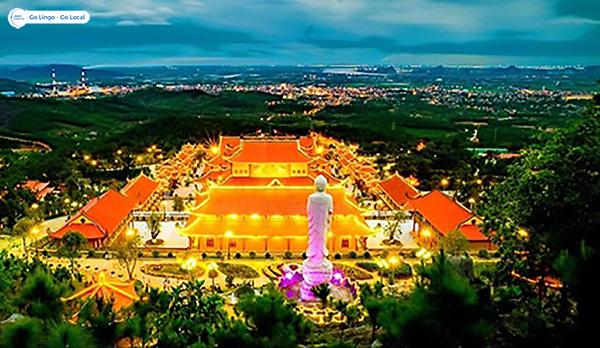
#> input picture w4/exercise/pagoda.jpg, 600 x 348 px
$ jupyter execute bai1.ipynb
#> lines starting #> are read from the running program, lines starting #| are printed output that depends on the picture
[cell 1]
import cv2
import numpy as np
import matplotlib.pyplot as plt


img = cv2.imread('exercise/pagoda.jpg', 0)
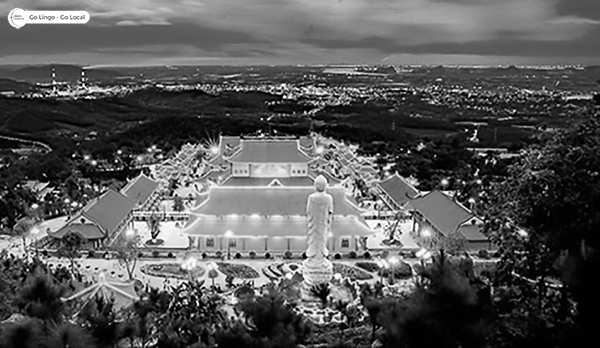
#> img: shape (348, 600); min 0, max 255, mean 87.5

def show_img(title, img):
    plt.figure(figsize=(5,5))
    plt.imshow(img, cmap='gray')
    plt.title(title)
    plt.axis('off')
    plt.show()

def image_inverse(img):
    return 255 - img

def gamma_correction(img, gamma=2.2):
    img_norm = img / 255.0
    img_gamma = np.power(img_norm, gamma)
    return np.uint8(img_gamma * 255)

def log_transformation(img):
    c = 255 / np.log(1 + np.max(img))
    log_img = c * (np.log(img + 1))
    return np.uint8(log_img)

def histogram_equalization(img):
    return cv2.equalizeHist(img)

def contrast_stretching(img):
    a = np.min(img)
    b = np.max(img)
    stretched = (img - a) * (255 / (b - a))
    return np.uint8(stretched)

menu = """
Chọn phương pháp biến đổi ảnh:
I - Image inverse transformation
G - Gamma-Correction
L - Log Transformation
H - Histogram equalization
C - Contrast Stretching
Q - Thoát
"""

while True:
    print(menu)
    key = input("Nhập lựa chọn của bạn: ").upper()
    if key == 'I':
        show_img("Image Inverse", image_inverse(img))
    elif key == 'G':
        gamma = float(input("Nhập giá trị gamma (ví dụ: 2.2): "))
        show_img(f"Gamma Correction (gamma={gamma})", gamma_correction(img, gamma))
    elif key == 'L':
        show_img("Log Transformation", log_transformation(img))
    elif key == 'H':
        show_img("Histogram Equalization", histogram_equalization(img))
    elif key == 'C':
        show_img("Contrast Stretching", contrast_stretching(img))
    elif key == 'Q':
        print("Kết thúc chương trình.")
        break
    else:
        print("Lựa chọn không hợp lệ. Vui lòng thử lại.")


$ run again, with w4/exercise/ha-long-bay-in-vietnam.jpg copied over w4/exercise/pagoda.jpg
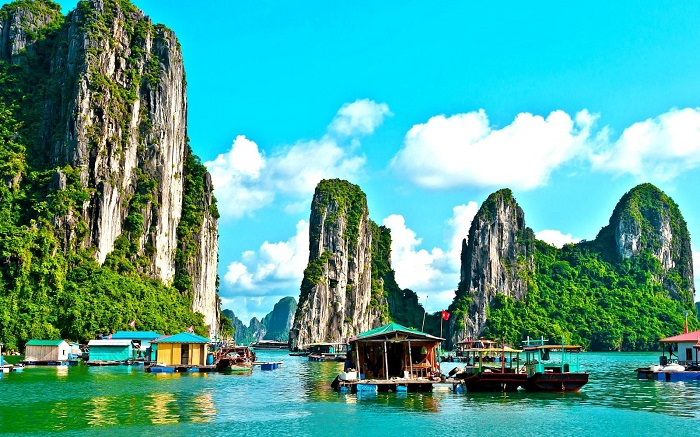
#> input picture w4/exercise/ha-long-bay-in-vietnam.jpg, 700 x 437 px
#> `img = cv2.imread('exercise/pagoda.jpg', 0)`:
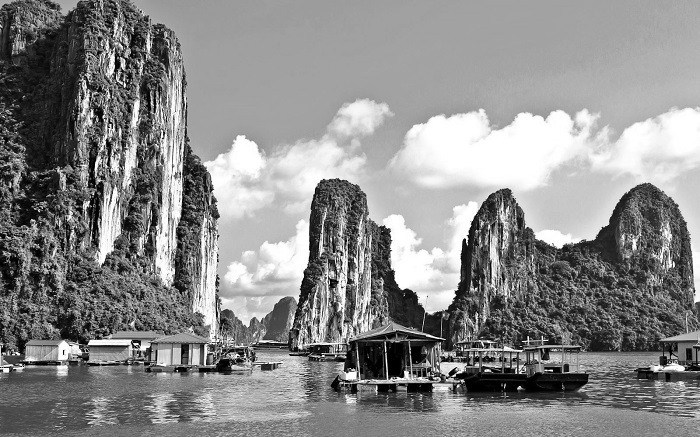
#> img: shape (437, 700); min 0, max 255, mean 138.3

$ run again, with w4/exercise/quang_ninh.jpg copied over w4/exercise/pagoda.jpg
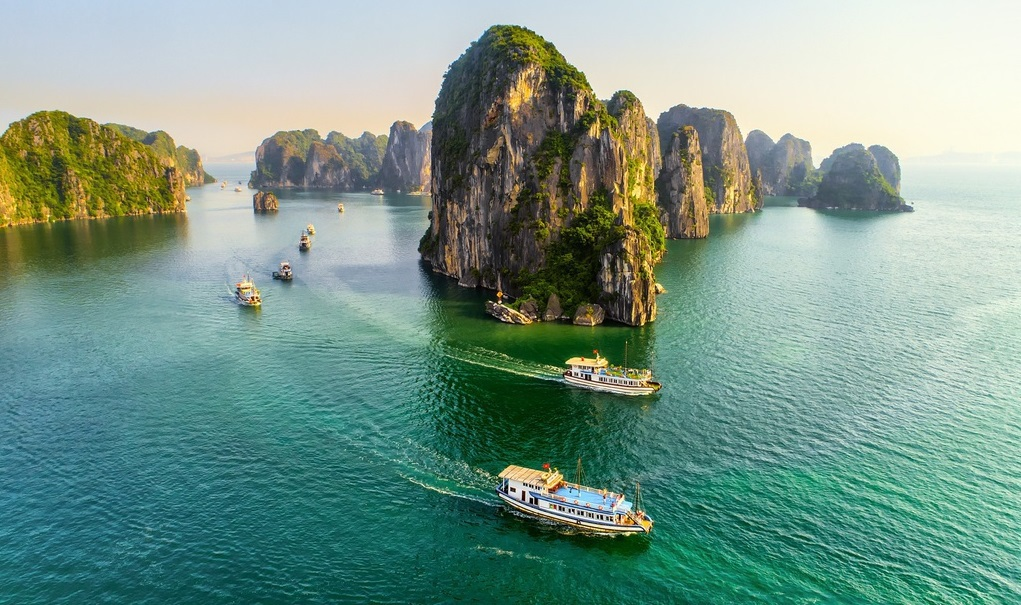
#> input picture w4/exercise/quang_ninh.jpg, 1021 x 605 px
#> `img = cv2.imread('exercise/pagoda.jpg', 0)`:
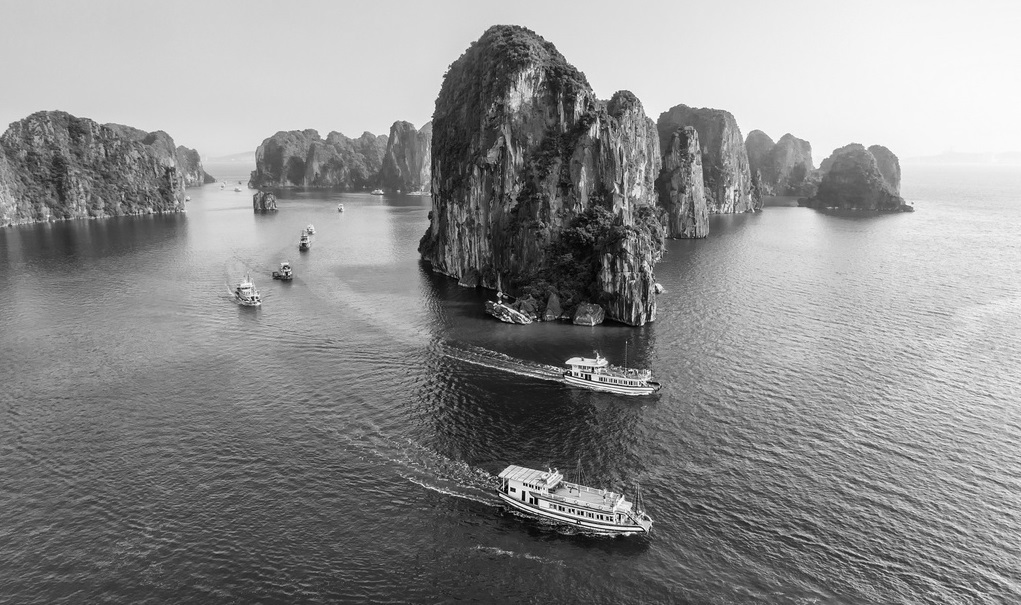
#> img: shape (605, 1021); min 0, max 255, mean 140.2
